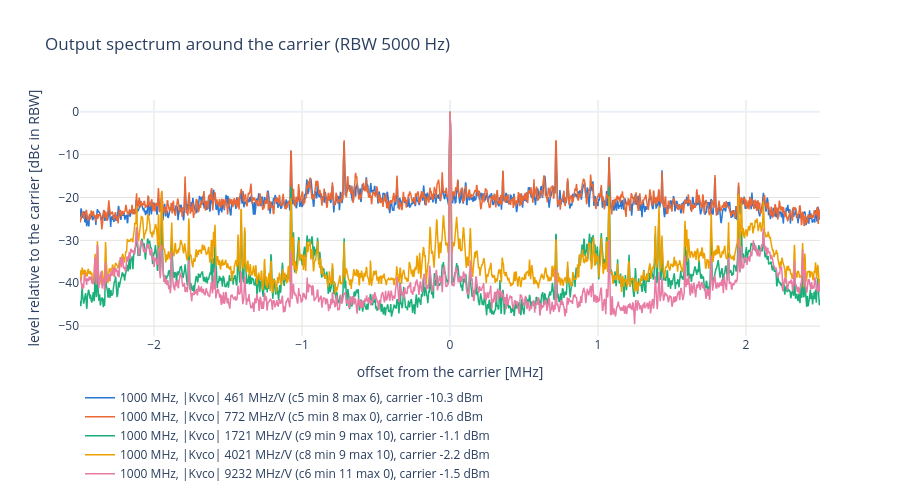

Source (notebook cell):
### Code cell
# Averaged wide spectrum around the carrier: level relative to the carrier (trace maximum), in the trace's RBW.
fig = go.Figure()
for key in KEYS:
    d = trace_of(key, "spectrum")
    if d.empty:
        continue
    fig.add_scatter(x=(d["freq"] - d["center"]) / 1e6, y=d["level_dbm"] - d["level_dbm"].max(), mode="lines",
                    line=dict(color=COLORS[key], width=1.5), name=NAMES[key],
                    hovertemplate="%{x:.4f} MHz: %{y:.1f} dBc<extra></extra>")
rbw = traces.loc[traces["kind"] == "spectrum", "rbw"]
fig.update_layout(title=f"Spectrum on the pad (= PLL output) around the carrier (RBW {rbw.iloc[0]:g} Hz), {REF_TXT}" if len(rbw) else f"Spectrum on the pad (= PLL output), {REF_TXT}",
                  template="plotly_white", height=500, legend=dict(orientation="h", y=-0.2),
                  hoverlabel=dict(namelength=-1))
fig.update_xaxes(title="offset from the carrier [MHz]", gridcolor=GRID)
fig.update_yaxes(title="level relative to the carrier [dBc in RBW]", gridcolor=GRID)
save(fig, "spectrum")

### Figure 1 — Plotly figure (JSON) as saved in the notebook; plotly's stock layout.template omitted (floating-point values rounded to 4 significant figures; data arrays with more than 128 entries replaced by an {"elided": "..."} marker saying what was removed)
{"data": [{"hovertemplate": "%{x:.4f} MHz: %{y:.1f} dBc<extra></extra>", "line": {"color": "#2a78d6", "width": 1.5}, "mode": "lines", "name": "1000 MHz, |Kvco| 461 MHz/V (c5 min 8 max 6), carrier -10.3 dBm", "type": "scatter", "x": {"elided": "2001 float values"}, "y": {"elided": "2001 float values"}}, {"hovertemplate": "%{x:.4f} MHz: %{y:.1f} dBc<extra></extra>", "line": {"color": "#eb6834", "width": 1.5}, "mode": "lines", "name": "1000 MHz, |Kvco| 772 MHz/V (c5 min 8 max 0), carrier -10.6 dBm", "type": "scatter", "x": {"elided": "2001 float values"}, "y": {"elided": "2001 float values"}}, {"hovertemplate": "%{x:.4f} MHz: %{y:.1f} dBc<extra></extra>", "line": {"color": "#1baf7a", "width": 1.5}, "mode": "lines", "name": "1000 MHz, |Kvco| 1721 MHz/V (c9 min 9 max 10), carrier -1.1 dBm", "type": "scatter", "x": {"elided": "2001 float values"}, "y": {"elided": "2001 float values"}}, {"hovertemplate": "%{x:.4f} MHz: %{y:.1f} dBc<extra></extra>", "line": {"color": "#eda100", "width": 1.5}, "mode": "lines", "name": "1000 MHz, |Kvco| 4021 MHz/V (c8 min 9 max 10), carrier -2.2 dBm", "type": "scatter", "x": {"elided": "2001 float values"}, "y": {"elided": "2001 float values"}}, {"hovertemplate": "%{x:.4f} MHz: %{y:.1f} dBc<extra></extra>", "line": {"color": "#e87ba4", "width": 1.5}, "mode": "lines", "name": "1000 MHz, |Kvco| 9232 MHz/V (c6 min 11 max 0), carrier -1.5 dBm", "type": "scatter", "x": {"elided": "2001 float values"}, "y": {"elided": "2001 float values"}}], "layout": {"height": 500, "hoverlabel": {"namelength": -1}, "legend": {"orientation": "h", "y": -0.2}, "title": {"text": "Output spectrum around the carrier (RBW 5000 Hz)"}, "xaxis": {"gridcolor": "#e4e3df", "title": {"text": "offset from the carrier [MHz]"}}, "yaxis": {"gridcolor": "#e4e3df", "title": {"text": "level relative to the carrier [dBc in RBW]"}}}}
